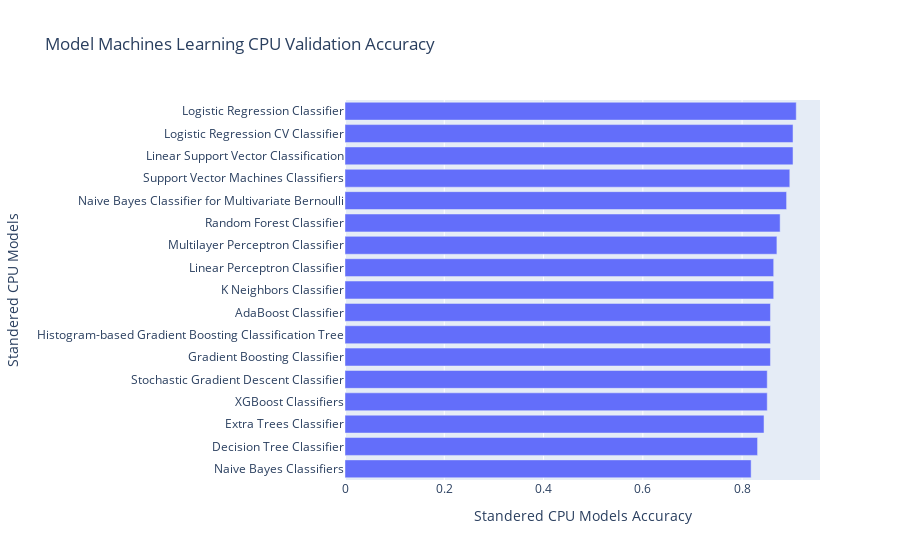

The notebook cell saved with this chart:
### Code cell
fig = px.bar(cpu_ml_m_1_valid_compare.sort_values(by="Standered CPU Models Accuracy", ascending=True), x = "Standered CPU Models Accuracy", y = "Standered CPU Models", title = "Model Machines Learning CPU Validation Accuracy")
fig.show()

### Figure 1 — Plotly figure (JSON) as saved in the notebook; plotly's stock layout.template omitted (floating-point values rounded to 4 significant figures)
{"data": [{"alignmentgroup": "True", "hovertemplate": "Standered CPU Models Accuracy=%{x}<br>Standered CPU Models=%{y}<extra></extra>", "legendgroup": "", "marker": {"color": "#636efa", "pattern": {"shape": ""}}, "name": "", "offsetgroup": "", "orientation": "h", "showlegend": false, "textposition": "auto", "type": "bar", "x": [0.8182, 0.8312, 0.8442, 0.8506, 0.8506, 0.8571, 0.8571, 0.8571, 0.8636, 0.8636, 0.8701, 0.8766, 0.8896, 0.8961, 0.9026, 0.9026, 0.9091], "xaxis": "x", "y": ["Naive Bayes Classifiers", "Decision Tree Classifier", "Extra Trees Classifier", "XGBoost Classifiers", "Stochastic Gradient Descent Classifier", "Gradient Boosting Classifier", "Histogram-based Gradient Boosting Classification Tree", "AdaBoost Classifier", "K Neighbors Classifier", "Linear Perceptron Classifier", "Multilayer Perceptron Classifier", "Random Forest Classifier", "Naive Bayes Classifier for Multivariate Bernoulli", "Support Vector Machines Classifiers", "Linear Support Vector Classification", "Logistic Regression CV Classifier", "Logistic Regression Classifier"], "yaxis": "y"}], "layout": {"barmode": "relative", "legend": {"tracegroupgap": 0}, "title": {"text": "Model Machines Learning CPU Validation Accuracy"}, "xaxis": {"anchor": "y", "domain": [0, 1], "title": {"text": "Standered CPU Models Accuracy"}}, "yaxis": {"anchor": "x", "domain": [0, 1], "title": {"text": "Standered CPU Models"}}}}
